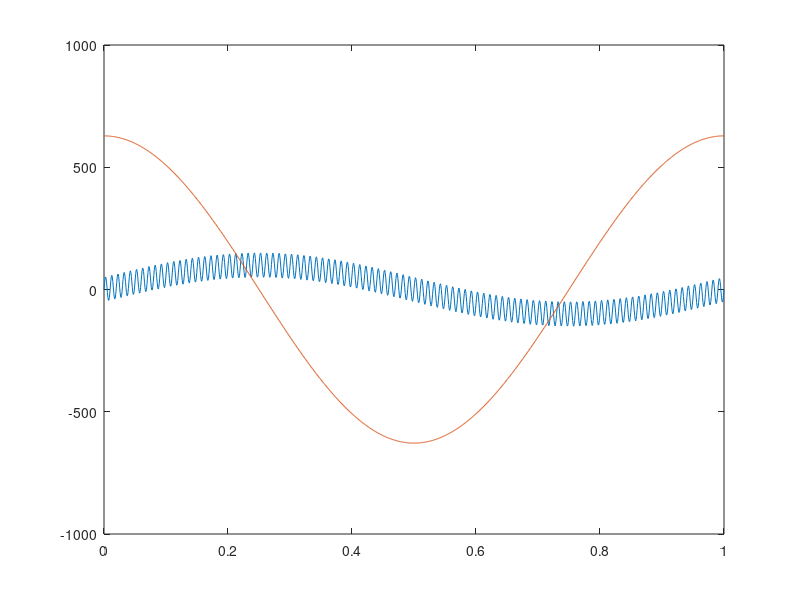

This chart was generated by the following MATLAB code: (Note: this script raises an error after producing the figure.)
[a b] = butter(2,0.5);

% Let op! a en b zijn gereversed in de definitie in de help van matlab!

Filt.a0 = a(1)/b(1);
Filt.a1 = a(2)/b(1);
Filt.a2 = a(3)/b(1);
Filt.b1 = b(2)/b(1);
Filt.b2 = b(3)/b(1);
Filt.min = -2;
Filt.max = 2;
Filt.C1 = 5;
Filt.C2 = Filt.C1*50;
Filt.dt = 0.001;

xy = zeros(6,1);

t = 0:1/1270:1;

x = 100*sin(t*2*pi) + 50*sin(100*t*2*pi);

dx = 100*2*pi*cos(t*2*pi);

bias = 0;
phi = 0;
p = 0;

figure
plot(t,x);
hold on
plot(t,dx);

for i=1:length(t)
    x(i) = rem_absurd_val(x(i),xy(1),Filt);
    % [x_filt(i),xy] = BF_2nd(x(i),xy,Filt);
    [x_filt(i),xy] = LP_1st(x(i),xy);
    [bias(i+1), phi(i+1), p(i+1)]=kalman( x_filt(i), dx(i), bias(i), phi(i), p(i),Filt );
end



plot(t,x_filt);
plot(t,phi(2:end));
plot(t,p(2:end));